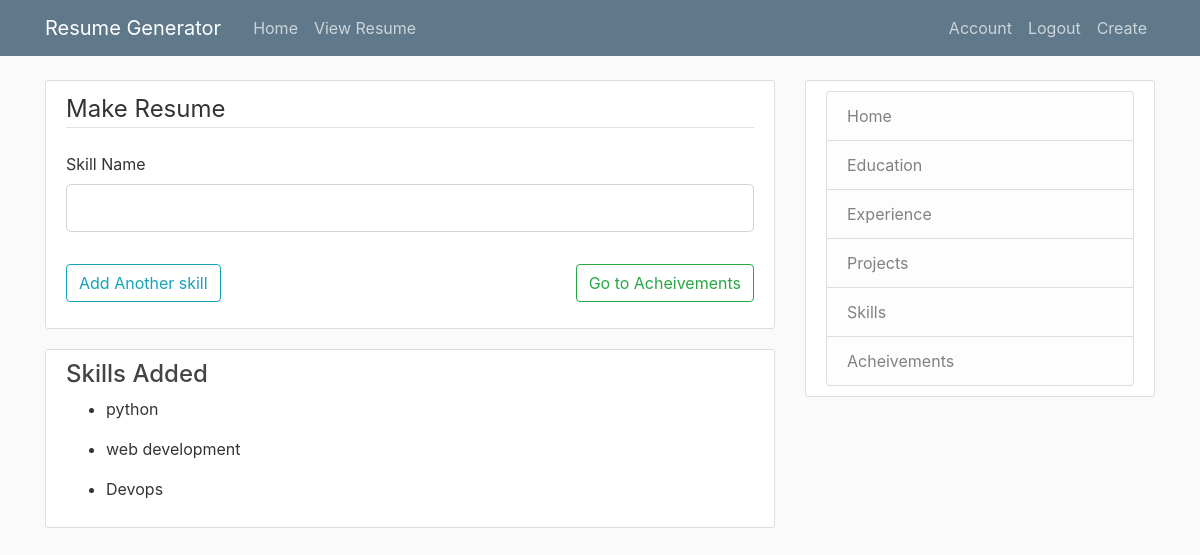
Page /resume/new/skills (signed in) on the earlier database version.
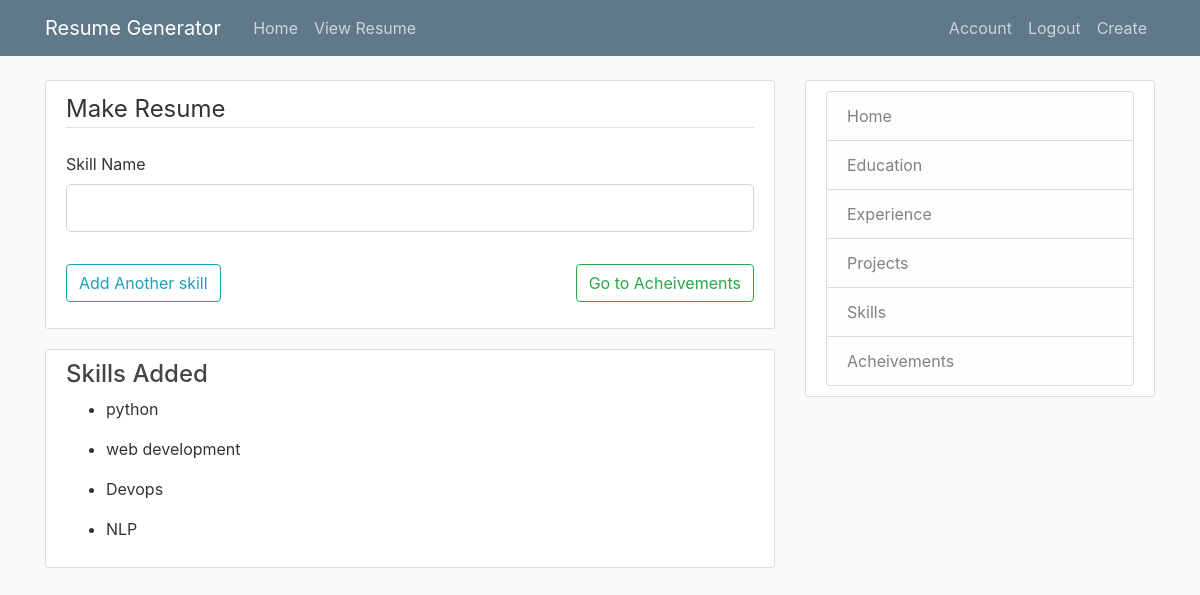
Same page on the later database version.
### resume/models.py (models this page shows)
class skills(db.Model):
    id = db.Column(db.Integer, primary_key=True)
    skillname = db.Column(db.String(100),nullable=False)
    user_id= db.Column(db.Integer,db.ForeignKey('user.id'),nullable=False)

### resume/routes.py (the view)
@app.route("/resume/new/skills",methods=['GET','POST'])
@login_required
def postskills():
    form = usersk()
    skillsadded = skills.query.filter_by(skill=current_user).all()
    if form.validate_on_submit():
        sk = skills(skillname=form.skillname.data,skill=current_user)
        db.session.add(sk)
        db.session.commit()
        return redirect(url_for("postskills"))
    return render_template("skills.html",title="Skills",form=form,skillsadded=skillsadded)

### resume/forms.py
class usersk(FlaskForm):
    skillname = StringField("Skill Name",
        validators=[DataRequired(),Length(min=3)])
    submit = SubmitField("Add Another skill")

### resume/models.py (called while the page is built)
@login_manager.user_loader
def load_user(id):
    return user.query.get(int(id))

### resume/templates/skills.html (shortened to what this page needs)
{%  extends "layout.html" %}
{% block content %}
<div class="content-section">
    <form method="POST" action="">
        <fieldset class="form-group" id="cloneunder">
            <legend class="border-bottom mb-4">Make Resume</legend>
            <div class="form-group" id="skillclass">
                {{ form.skillname.label(class="form-control-label") }}
                {% if form.skillname.errors %}
                    {{ form.skillname(class="form-control form-control-lg is-invalid") }}
                <div class="invalid-feedback">
                    {% for error in form.skillname.errors %}
                    <span>{{error}} </span>
                    {% endfor %}
                </div>
                {% else %}
                {{ form.skillname(class="form-control form-control-lg") }}
                {% endif %}
            </div>
            </fieldset>
            <a href="/resume/new/acheive" class="btn btn-outline-success" style="float: right;">Go to  Acheivements</a>
            <div class="form-group">
                {{ form.submit(class="btn btn-outline-info") }}
            </div>
    </form>
</div>
{% if skillsadded %}
    <div class="content-section">
        <h4>Skills Added </h4>
        {% for skills in skillsadded %}
        <ul>
            <li> {{ skills.skillname }} </li>
        </ul>
        {% endfor %}
    </div>
{% endif %}
{%  endblock content  %}

Differences in the rows shown:
added skills: skillname "NLP"
